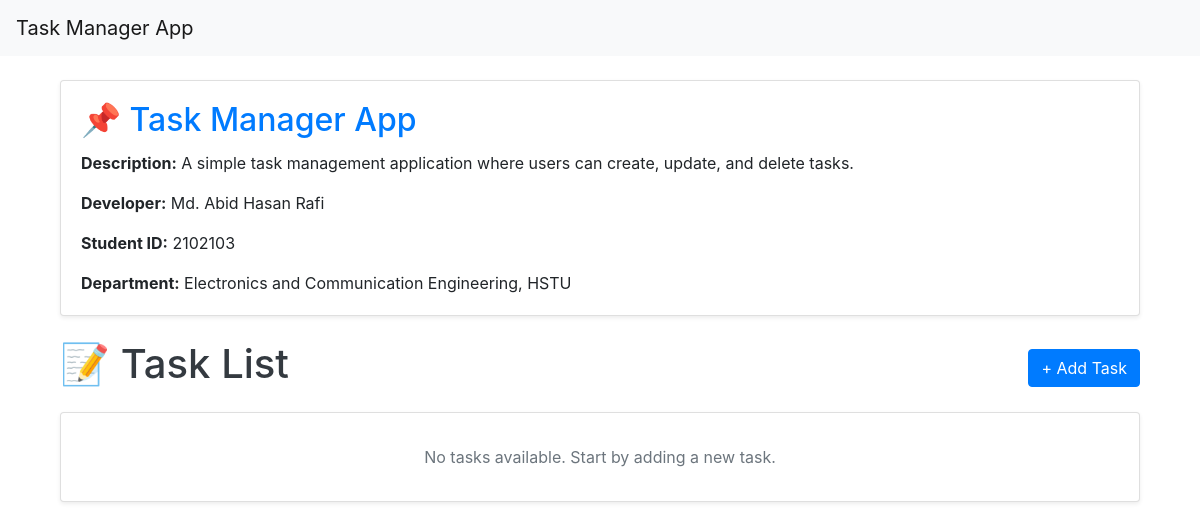
Before: / with the older database file.
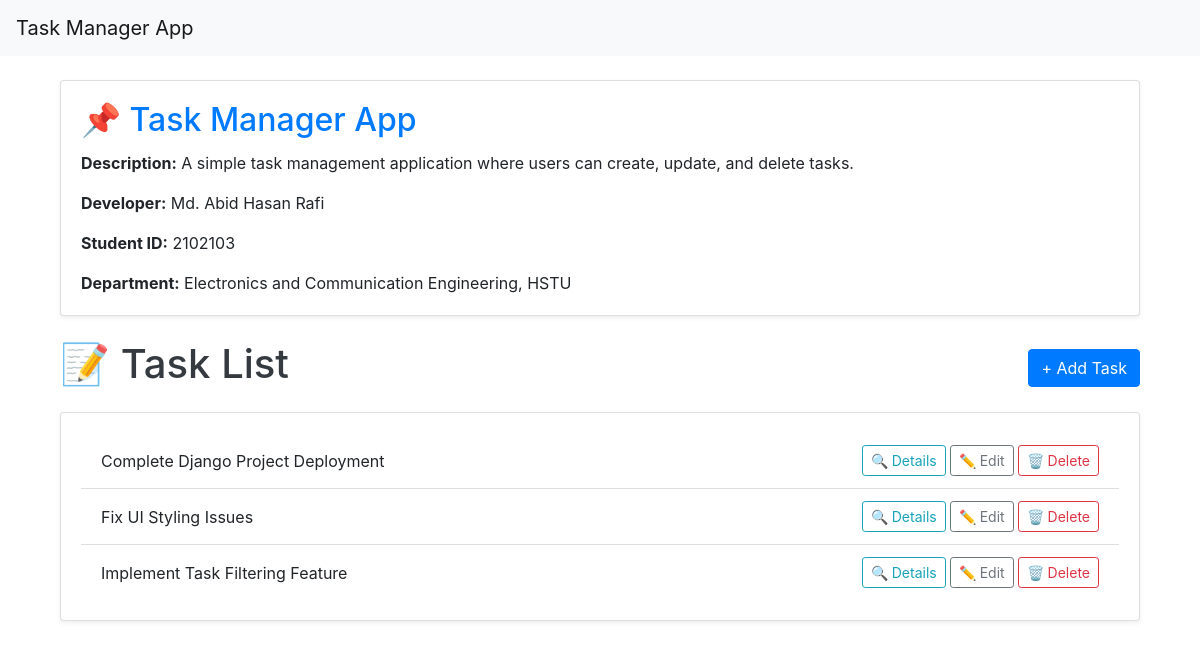
After: the same page with the newer database file.
### schedule/models.py (models this page shows, shortened)
class Task(models.Model):
    title = models.CharField(max_length=255)
    description = models.TextField()
    deadline = models.DateTimeField()
    status = models.CharField(max_length=50, choices=[('Pending', 'Pending'), ('Completed', 'Completed')])
    created_at = models.DateTimeField(auto_now_add=True)
    updated_at = models.DateTimeField(auto_now=True)

### schedule/views.py (the view)
# urls.py: path('', views.task_list, name='task_list'),
def task_list(request):
    tasks = Task.objects.all()
    return render(request, 'task_list.html', {'tasks': tasks})

### schedule/templates/task_list.html (shortened to what this page needs)
{% extends 'base.html' %}
{% block content %}
    <div class="container mt-4">
        <div class="card shadow-sm mb-4">
            <div class="card-body">
                <h2 class="card-title text-primary">📌 Task Manager App</h2>
                <p class="card-text"><strong>Description:</strong> A simple task management application where users can create, update, and delete tasks.</p>
                <p class="card-text"><strong>Developer:</strong> Md. Abid Hasan Rafi</p>
                <p class="card-text"><strong>Student ID:</strong> 2102103</p>
                <p class="card-text"><strong>Department:</strong> Electronics and Communication Engineering, HSTU</p>
            </div>
        </div>
        <div class="d-flex justify-content-between align-items-center mb-3">
            <h1 class="text-dark">📝 Task List</h1>
            <a href="{% url 'task_create' %}" class="btn btn-primary">+ Add Task</a>
        </div>
        <div class="card shadow-sm">
            <div class="card-body">
                <ul class="list-group list-group-flush">
                    {% for task in tasks %}
                        <li class="list-group-item d-flex justify-content-between align-items-center">
                            <span class="fw-bold">{{ task.title }}</span>
                            <div class="d-flex gap-5">
                                <a href="{% url 'task_detail' task.pk %}" class="btn btn-outline-info btn-sm">🔍 Details</a>
                                <a href="{% url 'task_update' task.pk %}" class="btn btn-outline-secondary btn-sm ml-1">✏️ Edit</a>
                                <a href="{% url 'task_delete' task.pk %}" class="btn btn-outline-danger btn-sm ml-1">🗑️ Delete</a>
                            </div>
                        </li>
                    {% empty %}
                        <li class="list-group-item text-center text-muted">No tasks available. Start by adding a new task.</li>
                    {% endfor %}
                </ul>
            </div>
        </div>
    </div>
{% endblock %}

### schedule/templates/base.html (shortened to what this page needs)
<!DOCTYPE html>
<html lang="en">
  <head>
    <link
      href="https://maxcdn.bootstrapcdn.com/bootstrap/4.5.2/css/bootstrap.min.css"
      rel="stylesheet"
    />
  </head>
  <body>
    <nav class="navbar navbar-expand-lg navbar-light bg-light">
      <a class="navbar-brand" href="{% url 'task_list' %}">Task Manager App</a>
    </nav>
    <div class="container mt-4">{% block content %}{% endblock %}</div>
  </body>
</html>

Changed rows visible on the page:
added Task: title "Complete Django Project Deployment"
added Task: title "Fix UI Styling Issues"
added Task: title "Implement Task Filtering Feature"
Other visible differences:
text no longer shown: "No tasks available. Start by adding a new task."
